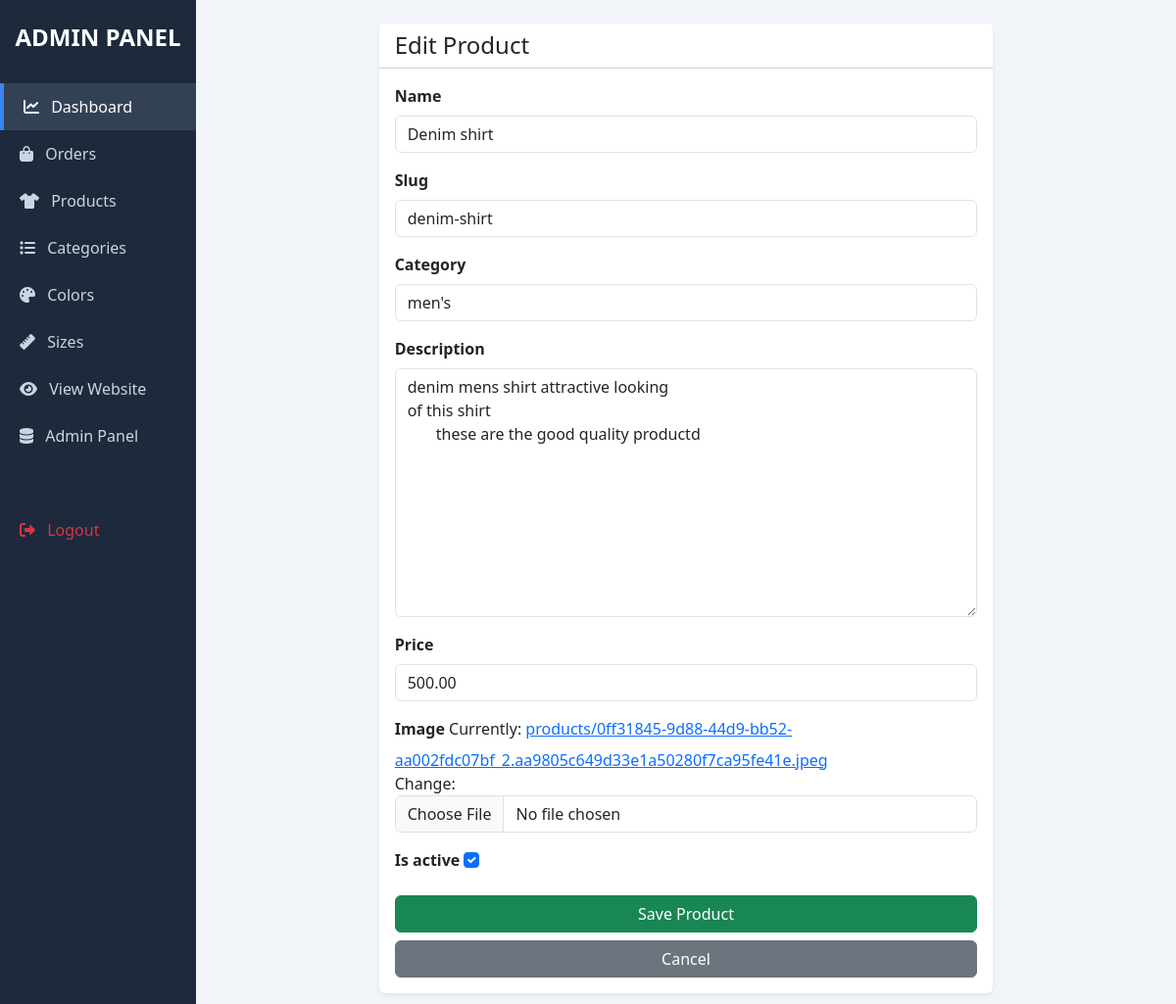
Page /my-admin/products/edit/4/ (signed in) on the committed database.
### store/models.py (models this page shows, shortened)
class Product(models.Model):
    name = models.CharField(max_length=200)
    slug = models.SlugField(unique=True)
    category = models.ForeignKey(Category, on_delete=models.CASCADE)
    description = models.TextField(blank=True)
    price = models.DecimalField(max_digits=10, decimal_places=2) # Base Price
    old_price = models.IntegerField(default=0, blank=True, null=True)
    image = models.ImageField(upload_to='products/') # Main display image
    is_active = models.BooleanField(default=True)
    created_at = models.DateTimeField(auto_now_add=True)

### store/views.py (the view)
# urls.py: path('my-admin/products/edit/<int:product_id>/', views.admin_edit_product, name='admin_edit_product'),
@user_passes_test(is_admin)
def admin_edit_product(request, product_id):
    product = get_object_or_404(Product, id=product_id)
    if request.method == 'POST':
        form = ProductForm(request.POST, request.FILES, instance=product) # Instance matlab purana data
        if form.is_valid():
            form.save()
            messages.success(request, 'Product updated successfully!')
            return redirect('admin_products')
    else:
        form = ProductForm(instance=product)
    return render(request, 'store/custom_admin/product_form.html', {'form': form, 'title': 'Edit Product'})

### store/forms.py
class ProductForm(forms.ModelForm):
    class Meta:
        model = Product
        fields = ['name', 'slug', 'category', 'description', 'price', 'image', 'is_active']
    def __init__(self, *args, **kwargs):
        super(ProductForm, self).__init__(*args, **kwargs)
        for field in self.fields:
            self.fields[field].widget.attrs['class'] = 'form-control'
        self.fields['is_active'].widget.attrs['class'] = 'form-check-input'

### store/context_processors.py (called while the page is built, shortened)
def menu_links(request):
    links = Category.objects.all()
    return dict(links=links)

def counter(request):
    cart_count = 0
    if 'admin' in request.path:
        return {}

### store/models.py (called while the page is built)
    def __str__(self):
        return self.name

### store/views.py (called while the page is built)
def is_admin(user):
    return user.is_superuser

### templates/store/custom_admin/product_form.html (shortened to what this page needs)
{% extends 'store/custom_admin/admin_base.html' %}
{% block admin_content %}
<div class="row justify-content-center">
    <div class="col-md-8">
        <div class="card shadow-sm">
            <div class="card-header bg-white">
                <h4 class="mb-0">{{ title }}</h4>
            </div>
            <div class="card-body">
                <form method="POST" enctype="multipart/form-data">
                    {% for field in form %}
                    <div class="mb-3">
                        <label class="form-label fw-bold">{{ field.label }}</label>
                        {{ field }}
                    </div>
                    {% endfor %}
                    <div class="d-grid gap-2">
                        <button type="submit" class="btn btn-success">Save Product</button>
                        <a href="{% url 'admin_products' %}" class="btn btn-secondary">Cancel</a>
                    </div>
                </form>
            </div>
        </div>
    </div>
</div>
{% endblock %}

### templates/store/custom_admin/admin_base.html (style rules this page uses)
body { background-color: #f1f5f9; }
.card { border: none; box-shadow: 0 2px 4px rgba(0,0,0,0.05); }

### rows in the picture
Product: form "Denim shirt" "denim-shirt" "men's" "denim mens shirt attractive looking of this shirt these are the good quality productd" "500.00" "☑"

### other values in the picture
{{ title }} "Edit Product"
{{ field.label }} "Name" "Slug" "Category" "Description" "Price" "Image" "Is active"
